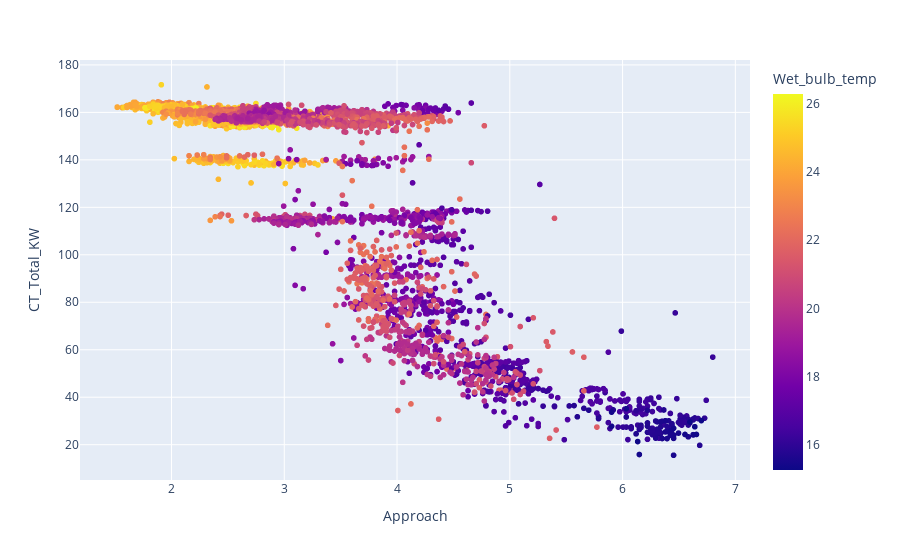

The notebook cell this image was saved under:
### Code cell
import plotly.express as px
df = opt.df.copy()
df = df[df.Wet_bulb_temp>0]
px.scatter(
    data_frame=df,
    x='Approach',
    y='CT_Total_KW',
    color='Wet_bulb_temp'
)

### Figure 1 — Plotly figure (JSON) as saved in the notebook; plotly's stock layout.template omitted (floating-point values rounded to 4 significant figures; data arrays with more than 128 entries replaced by an {"elided": "..."} marker saying what was removed)
{"data": [{"hovertemplate": "Approach=%{x}<br>CT_Total_KW=%{y}<br>Wet_bulb_temp=%{marker.color}<extra></extra>", "legendgroup": "", "marker": {"color": {"elided": "4456 float values"}, "coloraxis": "coloraxis", "symbol": "circle"}, "mode": "markers", "name": "", "showlegend": false, "type": "scattergl", "x": {"elided": "4456 float values"}, "xaxis": "x", "y": {"elided": "4456 float values"}, "yaxis": "y"}], "layout": {"coloraxis": {"colorbar": {"title": {"text": "Wet_bulb_temp"}}, "colorscale": [[0, "#0d0887"], [0.1111, "#46039f"], [0.2222, "#7201a8"], [0.3333, "#9c179e"], [0.4444, "#bd3786"], [0.5556, "#d8576b"], [0.6667, "#ed7953"], [0.7778, "#fb9f3a"], [0.8889, "#fdca26"], [1, "#f0f921"]]}, "legend": {"tracegroupgap": 0}, "margin": {"t": 60}, "xaxis": {"anchor": "y", "domain": [0, 1], "title": {"text": "Approach"}}, "yaxis": {"anchor": "x", "domain": [0, 1], "title": {"text": "CT_Total_KW"}}}}
